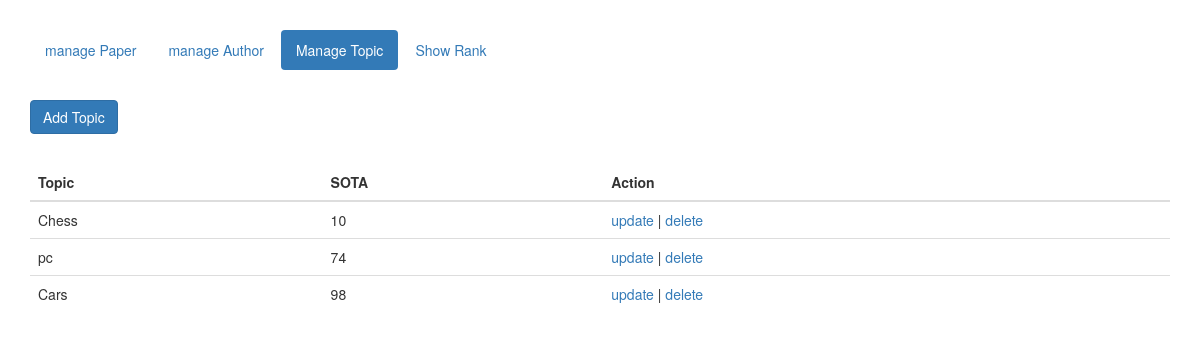
The page /paper/topic.php on the database its author committed.
### tables this page shows
CREATE TABLE `topic` (
  `id` int(20) NOT NULL,
  `name` varchar(255) NOT NULL,
  `author_id` int(20) NOT NULL,
  `sota` int(20) NOT NULL
);

### paper/topic.php (the view, shortened to what this page needs)
<?php
 $servername = "localhost";
 $username = "root";
 $password = "";
 $dbname = "paper";
 $conn = new mysqli($servername, $username, $password, $dbname);
?>
<!DOCTYPE html>
<html lang="en">
<head>
  <link rel="stylesheet" href="https://maxcdn.bootstrapcdn.com/bootstrap/3.4.0/css/bootstrap.min.css">
</head>
<body>
<div class="container">
    <ul class="nav nav-pills" style="margin-top:30px;">
        <li><a href="admin.php">manage Paper</a></li>
        <li><a href="author.php">manage Author</a></li>
        <li class="active"><a href="topic.php">Manage Topic</a></li>
        <li><a href="rank.php">Show Rank</a></li>
    </ul>
    <button type="button" class="btn btn-primary" style="margin-top:30px;" onclick="javascript:add();">Add Topic</button>
    <table class="table" style="margin-top:30px;">
        <thead>
            <tr>
                <th>Topic</th>
                <th>SOTA</th>
                <th>Action</th>
            </tr>
        </thead>
        <tbody>
            <?php
                $sql = "SELECT topic.* from topic ";
                $result = $conn->query($sql);
                if ($result->num_rows > 0) {
                    while($row = $result->fetch_assoc()) {
                        ?>
                            <tr>
                                <td><?php echo $row['name'];?></td>
                                <td><?php echo $row['sota'];?></td>
                                <td><a href="javascript:update('<?php echo $row['id'];?>', 'topic')">update</a> | <a href="javascript:deleteFunc('<?php echo $row['id'];?>', 'topic')">delete</a></td>
                            </tr>
                        <?php
                    }
                }
            ?>
        </tbody>
    </table>
</div>
</body>
</html>

### rows shown on the page
topic: name "Chess", sota "10"
topic: name "pc", sota "74"
topic: name "Cars", sota "98"
